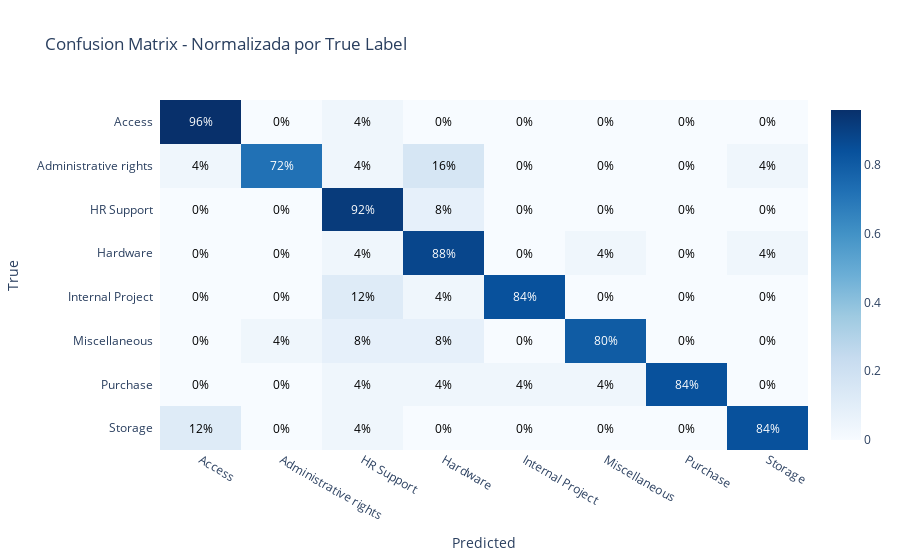

The notebook cell saved with this chart:
### Markdown cell above
### Confusion Matrix Normalizada

A versão normalizada mostra percentagens em vez de contagens absolutas, facilitando a identificação de taxas de erro por classe.

### Code cell
# Confusion matrix normalizada (percentagens)
plot_confusion_matrix(
    metrics["confusion_matrix"], 
    classes, 
    title="Confusion Matrix - Normalizada por True Label",
    normalize=True
)

### Figure 1 — Plotly figure (JSON) as saved in the notebook; plotly's stock layout.template omitted (floating-point values rounded to 4 significant figures)
{"data": [{"colorscale": [[0, "rgb(247,251,255)"], [0.125, "rgb(222,235,247)"], [0.25, "rgb(198,219,239)"], [0.375, "rgb(158,202,225)"], [0.5, "rgb(107,174,214)"], [0.625, "rgb(66,146,198)"], [0.75, "rgb(33,113,181)"], [0.875, "rgb(8,81,156)"], [1, "rgb(8,48,107)"]], "reversescale": false, "showscale": true, "type": "heatmap", "x": ["Access", "Administrative rights", "HR Support", "Hardware", "Internal Project", "Miscellaneous", "Purchase", "Storage"], "y": ["Access", "Administrative rights", "HR Support", "Hardware", "Internal Project", "Miscellaneous", "Purchase", "Storage"], "z": [[0.96, 0, 0.04, 0, 0, 0, 0, 0], [0.04, 0.72, 0.04, 0.16, 0, 0, 0, 0.04], [0, 0, 0.92, 0.08, 0, 0, 0, 0], [0, 0, 0.04, 0.88, 0, 0.04, 0, 0.04], [0, 0, 0.12, 0.04, 0.84, 0, 0, 0], [0, 0.04, 0.08, 0.08, 0, 0.8, 0, 0], [0, 0, 0.04, 0.04, 0.04, 0.04, 0.84, 0], [0.12, 0, 0.04, 0, 0, 0, 0, 0.84]]}], "layout": {"annotations": [{"font": {"color": "#FFFFFF"}, "showarrow": false, "text": "96%", "x": "Access", "xref": "x", "y": "Access", "yref": "y"}, {"font": {"color": "#000000"}, "showarrow": false, "text": "0%", "x": "Administrative rights", "xref": "x", "y": "Access", "yref": "y"}, {"font": {"color": "#000000"}, "showarrow": false, "text": "4%", "x": "HR Support", "xref": "x", "y": "Access", "yref": "y"}, {"font": {"color": "#000000"}, "showarrow": false, "text": "0%", "x": "Hardware", "xref": "x", "y": "Access", "yref": "y"}, {"font": {"color": "#000000"}, "showarrow": false, "text": "0%", "x": "Internal Project", "xref": "x", "y": "Access", "yref": "y"}, {"font": {"color": "#000000"}, "showarrow": false, "text": "0%", "x": "Miscellaneous", "xref": "x", "y": "Access", "yref": "y"}, {"font": {"color": "#000000"}, "showarrow": false, "text": "0%", "x": "Purchase", "xref": "x", "y": "Access", "yref": "y"}, {"font": {"color": "#000000"}, "showarrow": false, "text": "0%", "x": "Storage", "xref": "x", "y": "Access", "yref": "y"}, {"font": {"color": "#000000"}, "showarrow": false, "text": "4%", "x": "Access", "xref": "x", "y": "Administrative rights", "yref": "y"}, {"font": {"color": "#FFFFFF"}, "showarrow": false, "text": "72%", "x": "Administrative rights", "xref": "x", "y": "Administrative rights", "yref": "y"}, {"font": {"color": "#000000"}, "showarrow": false, "text": "4%", "x": "HR Support", "xref": "x", "y": "Administrative rights", "yref": "y"}, {"font": {"color": "#000000"}, "showarrow": false, "text": "16%", "x": "Hardware", "xref": "x", "y": "Administrative rights", "yref": "y"}, {"font": {"color": "#000000"}, "showarrow": false, "text": "0%", "x": "Internal Project", "xref": "x", "y": "Administrative rights", "yref": "y"}, {"font": {"color": "#000000"}, "showarrow": false, "text": "0%", "x": "Miscellaneous", "xref": "x", "y": "Administrative rights", "yref": "y"}, {"font": {"color": "#000000"}, "showarrow": false, "text": "0%", "x": "Purchase", "xref": "x", "y": "Administrative rights", "yref": "y"}, {"font": {"color": "#000000"}, "showarrow": false, "text": "4%", "x": "Storage", "xref": "x", "y": "Administrative rights", "yref": "y"}, {"font": {"color": "#000000"}, "showarrow": false, "text": "0%", "x": "Access", "xref": "x", "y": "HR Support", "yref": "y"}, {"font": {"color": "#000000"}, "showarrow": false, "text": "0%", "x": "Administrative rights", "xref": "x", "y": "HR Support", "yref": "y"}, {"font": {"color": "#FFFFFF"}, "showarrow": false, "text": "92%", "x": "HR Support", "xref": "x", "y": "HR Support", "yref": "y"}, {"font": {"color": "#000000"}, "showarrow": false, "text": "8%", "x": "Hardware", "xref": "x", "y": "HR Support", "yref": "y"}, {"font": {"color": "#000000"}, "showarrow": false, "text": "0%", "x": "Internal Project", "xref": "x", "y": "HR Support", "yref": "y"}, {"font": {"color": "#000000"}, "showarrow": false, "text": "0%", "x": "Miscellaneous", "xref": "x", "y": "HR Support", "yref": "y"}, {"font": {"color": "#000000"}, "showarrow": false, "text": "0%", "x": "Purchase", "xref": "x", "y": "HR Support", "yref": "y"}, {"font": {"color": "#000000"}, "showarrow": false, "text": "0%", "x": "Storage", "xref": "x", "y": "HR Support", "yref": "y"}, {"font": {"color": "#000000"}, "showarrow": false, "text": "0%", "x": "Access", "xref": "x", "y": "Hardware", "yref": "y"}, {"font": {"color": "#000000"}, "showarrow": false, "text": "0%", "x": "Administrative rights", "xref": "x", "y": "Hardware", "yref": "y"}, {"font": {"color": "#000000"}, "showarrow": false, "text": "4%", "x": "HR Support", "xref": "x", "y": "Hardware", "yref": "y"}, {"font": {"color": "#FFFFFF"}, "showarrow": false, "text": "88%", "x": "Hardware", "xref": "x", "y": "Hardware", "yref": "y"}, {"font": {"color": "#000000"}, "showarrow": false, "text": "0%", "x": "Internal Project", "xref": "x", "y": "Hardware", "yref": "y"}, {"font": {"color": "#000000"}, "showarrow": false, "text": "4%", "x": "Miscellaneous", "xref": "x", "y": "Hardware", "yref": "y"}, {"font": {"color": "#000000"}, "showarrow": false, "text": "0%", "x": "Purchase", "xref": "x", "y": "Hardware", "yref": "y"}, {"font": {"color": "#000000"}, "showarrow": false, "text": "4%", "x": "Storage", "xref": "x", "y": "Hardware", "yref": "y"}, {"font": {"color": "#000000"}, "showarrow": false, "text": "0%", "x": "Access", "xref": "x", "y": "Internal Project", "yref": "y"}, {"font": {"color": "#000000"}, "showarrow": false, "text": "0%", "x": "Administrative rights", "xref": "x", "y": "Internal Project", "yref": "y"}, {"font": {"color": "#000000"}, "showarrow": false, "text": "12%", "x": "HR Support", "xref": "x", "y": "Internal Project", "yref": "y"}, {"font": {"color": "#000000"}, "showarrow": false, "text": "4%", "x": "Hardware", "xref": "x", "y": "Internal Project", "yref": "y"}, {"font": {"color": "#FFFFFF"}, "showarrow": false, "text": "84%", "x": "Internal Project", "xref": "x", "y": "Internal Project", "yref": "y"}, {"font": {"color": "#000000"}, "showarrow": false, "text": "0%", "x": "Miscellaneous", "xref": "x", "y": "Internal Project", "yref": "y"}, {"font": {"color": "#000000"}, "showarrow": false, "text": "0%", "x": "Purchase", "xref": "x", "y": "Internal Project", "yref": "y"}, {"font": {"color": "#000000"}, "showarrow": false, "text": "0%", "x": "Storage", "xref": "x", "y": "Internal Project", "yref": "y"}, {"font": {"color": "#000000"}, "showarrow": false, "text": "0%", "x": "Access", "xref": "x", "y": "Miscellaneous", "yref": "y"}, {"font": {"color": "#000000"}, "showarrow": false, "text": "4%", "x": "Administrative rights", "xref": "x", "y": "Miscellaneous", "yref": "y"}, {"font": {"color": "#000000"}, "showarrow": false, "text": "8%", "x": "HR Support", "xref": "x", "y": "Miscellaneous", "yref": "y"}, {"font": {"color": "#000000"}, "showarrow": false, "text": "8%", "x": "Hardware", "xref": "x", "y": "Miscellaneous", "yref": "y"}, {"font": {"color": "#000000"}, "showarrow": false, "text": "0%", "x": "Internal Project", "xref": "x", "y": "Miscellaneous", "yref": "y"}, {"font": {"color": "#FFFFFF"}, "showarrow": false, "text": "80%", "x": "Miscellaneous", "xref": "x", "y": "Miscellaneous", "yref": "y"}, {"font": {"color": "#000000"}, "showarrow": false, "text": "0%", "x": "Purchase", "xref": "x", "y": "Miscellaneous", "yref": "y"}, {"font": {"color": "#000000"}, "showarrow": false, "text": "0%", "x": "Storage", "xref": "x", "y": "Miscellaneous", "yref": "y"}, {"font": {"color": "#000000"}, "showarrow": false, "text": "0%", "x": "Access", "xref": "x", "y": "Purchase", "yref": "y"}, {"font": {"color": "#000000"}, "showarrow": false, "text": "0%", "x": "Administrative rights", "xref": "x", "y": "Purchase", "yref": "y"}, {"font": {"color": "#000000"}, "showarrow": false, "text": "4%", "x": "HR Support", "xref": "x", "y": "Purchase", "yref": "y"}, {"font": {"color": "#000000"}, "showarrow": false, "text": "4%", "x": "Hardware", "xref": "x", "y": "Purchase", "yref": "y"}, {"font": {"color": "#000000"}, "showarrow": false, "text": "4%", "x": "Internal Project", "xref": "x", "y": "Purchase", "yref": "y"}, {"font": {"color": "#000000"}, "showarrow": false, "text": "4%", "x": "Miscellaneous", "xref": "x", "y": "Purchase", "yref": "y"}, {"font": {"color": "#FFFFFF"}, "showarrow": false, "text": "84%", "x": "Purchase", "xref": "x", "y": "Purchase", "yref": "y"}, {"font": {"color": "#000000"}, "showarrow": false, "text": "0%", "x": "Storage", "xref": "x", "y": "Purchase", "yref": "y"}, {"font": {"color": "#000000"}, "showarrow": false, "text": "12%", "x": "Access", "xref": "x", "y": "Storage", "yref": "y"}, {"font": {"color": "#000000"}, "showarrow": false, "text": "0%", "x": "Administrative rights", "xref": "x", "y": "Storage", "yref": "y"}, {"font": {"color": "#000000"}, "showarrow": false, "text": "4%", "x": "HR Support", "xref": "x", "y": "Storage", "yref": "y"}, {"font": {"color": "#000000"}, "showarrow": false, "text": "0%", "x": "Hardware", "xref": "x", "y": "Storage", "yref": "y"}, {"font": {"color": "#000000"}, "showarrow": false, "text": "0%", "x": "Internal Project", "xref": "x", "y": "Storage", "yref": "y"}, {"font": {"color": "#000000"}, "showarrow": false, "text": "0%", "x": "Miscellaneous", "xref": "x", "y": "Storage", "yref": "y"}, {"font": {"color": "#000000"}, "showarrow": false, "text": "0%", "x": "Purchase", "xref": "x", "y": "Storage", "yref": "y"}, {"font": {"color": "#FFFFFF"}, "showarrow": false, "text": "84%", "x": "Storage", "xref": "x", "y": "Storage", "yref": "y"}], "title": {"text": "Confusion Matrix - Normalizada por True Label"}, "xaxis": {"dtick": 1, "gridcolor": "rgb(0, 0, 0)", "side": "bottom", "ticks": "", "title": {"text": "Predicted"}}, "yaxis": {"autorange": "reversed", "dtick": 1, "ticks": "", "ticksuffix": "  ", "title": {"text": "True"}}}}
